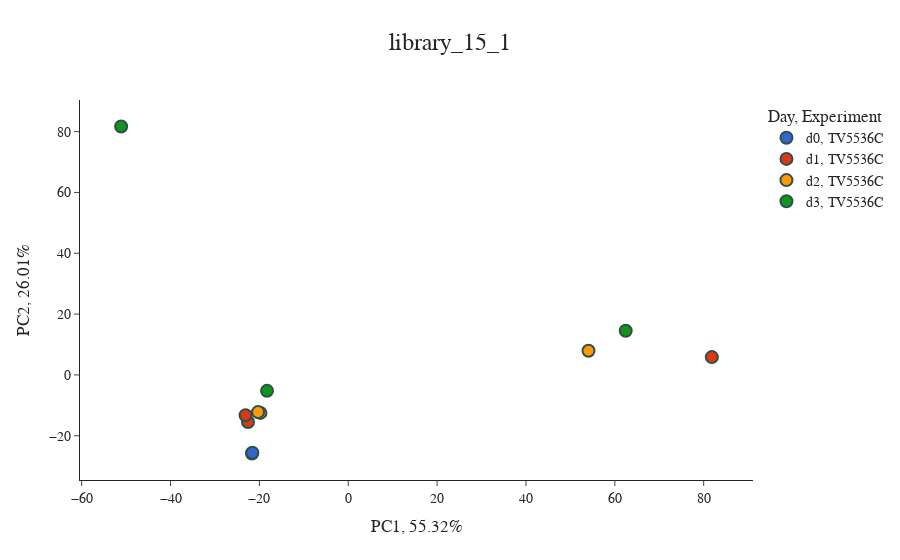

Source (notebook cell):
### Code cell
figs[1]

### Figure 1 — Plotly figure (JSON) as saved in the notebook; plotly's stock layout.template omitted (floating-point values rounded to 4 significant figures)
{"data": [{"customdata": [["inoculum"], ["inoculum"]], "hovertemplate": "Day=d0<br>Experiment=TV5536C<br>PC1, 55.32%=%{x}<br>PC2, 26.01%=%{y}<br>mouse=%{customdata[0]}<extra></extra>", "legendgroup": "d0, TV5536C", "marker": {"color": "#3366CC", "line": {"color": "DarkSlateGrey", "width": 2}, "size": 12, "symbol": "circle"}, "mode": "markers", "name": "d0, TV5536C", "orientation": "v", "showlegend": true, "type": "scatter", "x": [-21.67, -21.58], "xaxis": "x", "y": [-25.83, -25.57], "yaxis": "y"}, {"customdata": [["am365"], ["am362"], ["am366"]], "hovertemplate": "Day=d1<br>Experiment=TV5536C<br>PC1, 55.32%=%{x}<br>PC2, 26.01%=%{y}<br>mouse=%{customdata[0]}<extra></extra>", "legendgroup": "d1, TV5536C", "marker": {"color": "#DC3912", "line": {"color": "DarkSlateGrey", "width": 2}, "size": 12, "symbol": "circle"}, "mode": "markers", "name": "d1, TV5536C", "orientation": "v", "showlegend": true, "type": "scatter", "x": [81.83, -22.56, -23.1], "xaxis": "x", "y": [5.86, -15.46, -13.27], "yaxis": "y"}, {"customdata": [["am365"], ["am361"], ["am366"]], "hovertemplate": "Day=d2<br>Experiment=TV5536C<br>PC1, 55.32%=%{x}<br>PC2, 26.01%=%{y}<br>mouse=%{customdata[0]}<extra></extra>", "legendgroup": "d2, TV5536C", "marker": {"color": "#FF9900", "line": {"color": "DarkSlateGrey", "width": 2}, "size": 12, "symbol": "circle"}, "mode": "markers", "name": "d2, TV5536C", "orientation": "v", "showlegend": true, "type": "scatter", "x": [54.07, -19.77, -20.29], "xaxis": "x", "y": [7.972, -12.47, -12.21], "yaxis": "y"}, {"customdata": [["am362"], ["am365"], ["am363"]], "hovertemplate": "Day=d3<br>Experiment=TV5536C<br>PC1, 55.32%=%{x}<br>PC2, 26.01%=%{y}<br>mouse=%{customdata[0]}<extra></extra>", "legendgroup": "d3, TV5536C", "marker": {"color": "#109618", "line": {"color": "DarkSlateGrey", "width": 2}, "size": 12, "symbol": "circle"}, "mode": "markers", "name": "d3, TV5536C", "orientation": "v", "showlegend": true, "type": "scatter", "x": [-18.28, 62.45, -51.11], "xaxis": "x", "y": [-5.226, 14.53, 81.68], "yaxis": "y"}], "layout": {"font": {"family": "Arial", "size": 14}, "legend": {"title": {"text": "Day, Experiment"}, "tracegroupgap": 0}, "title": {"font": {"size": 24}, "text": "library_15_1", "x": 0.5}, "xaxis": {"anchor": "y", "domain": [0, 1], "title": {"text": "PC1, 55.32%"}}, "yaxis": {"anchor": "x", "domain": [0, 1], "title": {"text": "PC2, 26.01%"}}}}
